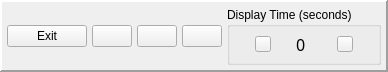
<?xml version="1.0" encoding="UTF-8"?>
<ui version="4.0">
 <class>SlideshowControlWidget</class>
 <widget class="QWidget" name="SlideshowControlWidget">
  <property name="geometry">
   <rect>
    <x>0</x>
    <y>0</y>
    <width>385</width>
    <height>72</height>
   </rect>
  </property>
  <property name="mouseTracking">
   <bool>true</bool>
  </property>
  <property name="windowTitle">
   <string>Form</string>
  </property>
  <layout class="QHBoxLayout" name="horizontalLayout">
   <property name="spacing">
    <number>0</number>
   </property>
   <property name="leftMargin">
    <number>0</number>
   </property>
   <property name="topMargin">
    <number>0</number>
   </property>
   <property name="rightMargin">
    <number>0</number>
   </property>
   <property name="bottomMargin">
    <number>0</number>
   </property>
   <item>
    <widget class="QFrame" name="frame">
     <property name="frameShape">
      <enum>QFrame::Panel</enum>
     </property>
     <property name="frameShadow">
      <enum>QFrame::Raised</enum>
     </property>
     <property name="lineWidth">
      <number>2</number>
     </property>
     <layout class="QHBoxLayout" name="horizontalLayout_3">
      <property name="spacing">
       <number>5</number>
      </property>
      <property name="leftMargin">
       <number>5</number>
      </property>
      <property name="topMargin">
       <number>5</number>
      </property>
      <property name="rightMargin">
       <number>5</number>
      </property>
      <property name="bottomMargin">
       <number>5</number>
      </property>
      <item>
       <widget class="QPushButton" name="btn_exit">
        <property name="maximumSize">
         <size>
          <width>86</width>
          <height>16777215</height>
         </size>
        </property>
        <property name="mouseTracking">
         <bool>true</bool>
        </property>
        <property name="text">
         <string>Exit</string>
        </property>
        <property name="icon">
         <iconset resource="../imagius.qrc">
          <normaloff>:/images/resources/images/exit.png</normaloff>:/images/resources/images/exit.png</iconset>
        </property>
        <property name="iconSize">
         <size>
          <width>32</width>
          <height>32</height>
         </size>
        </property>
       </widget>
      </item>
      <item>
       <widget class="QPushButton" name="btn_prev_slide">
        <property name="minimumSize">
         <size>
          <width>0</width>
          <height>0</height>
         </size>
        </property>
        <property name="maximumSize">
         <size>
          <width>48</width>
          <height>16777215</height>
         </size>
        </property>
        <property name="mouseTracking">
         <bool>true</bool>
        </property>
        <property name="text">
         <string/>
        </property>
        <property name="icon">
         <iconset resource="../imagius.qrc">
          <normaloff>:/images/resources/images/left.png</normaloff>:/images/resources/images/left.png</iconset>
        </property>
        <property name="iconSize">
         <size>
          <width>32</width>
          <height>32</height>
         </size>
        </property>
       </widget>
      </item>
      <item>
       <widget class="QPushButton" name="btn_start_slideshow">
        <property name="maximumSize">
         <size>
          <width>48</width>
          <height>16777215</height>
         </size>
        </property>
        <property name="mouseTracking">
         <bool>true</bool>
        </property>
        <property name="text">
         <string/>
        </property>
        <property name="icon">
         <iconset resource="../imagius.qrc">
          <normaloff>:/images/resources/images/play.png</normaloff>:/images/resources/images/play.png</iconset>
        </property>
        <property name="iconSize">
         <size>
          <width>32</width>
          <height>32</height>
         </size>
        </property>
       </widget>
      </item>
      <item>
       <widget class="QPushButton" name="btn_next_slide">
        <property name="maximumSize">
         <size>
          <width>48</width>
          <height>16777215</height>
         </size>
        </property>
        <property name="mouseTracking">
         <bool>true</bool>
        </property>
        <property name="text">
         <string/>
        </property>
        <property name="icon">
         <iconset resource="../imagius.qrc">
          <normaloff>:/images/resources/images/right.png</normaloff>:/images/resources/images/right.png</iconset>
        </property>
        <property name="iconSize">
         <size>
          <width>32</width>
          <height>32</height>
         </size>
        </property>
       </widget>
      </item>
      <item>
       <widget class="QGroupBox" name="groupBox">
        <property name="mouseTracking">
         <bool>true</bool>
        </property>
        <property name="title">
         <string>Display Time (seconds)</string>
        </property>
        <layout class="QHBoxLayout" name="horizontalLayout_2">
         <property name="spacing">
          <number>5</number>
         </property>
         <property name="leftMargin">
          <number>5</number>
         </property>
         <property name="topMargin">
          <number>5</number>
         </property>
         <property name="rightMargin">
          <number>5</number>
         </property>
         <property name="bottomMargin">
          <number>5</number>
         </property>
         <item>
          <widget class="QPushButton" name="btn_decre_interval">
           <property name="maximumSize">
            <size>
             <width>16</width>
             <height>16</height>
            </size>
           </property>
           <property name="mouseTracking">
            <bool>true</bool>
           </property>
           <property name="text">
            <string/>
           </property>
           <property name="icon">
            <iconset resource="../imagius.qrc">
             <normaloff>:/images/resources/images/minus.png</normaloff>:/images/resources/images/minus.png</iconset>
           </property>
          </widget>
         </item>
         <item>
          <widget class="QLabel" name="lbl_display_time">
           <property name="maximumSize">
            <size>
             <width>16</width>
             <height>16777215</height>
            </size>
           </property>
           <property name="font">
            <font>
             <family>Noto Sans</family>
             <pointsize>12</pointsize>
            </font>
           </property>
           <property name="mouseTracking">
            <bool>true</bool>
           </property>
           <property name="text">
            <string>0</string>
           </property>
          </widget>
         </item>
         <item>
          <widget class="QPushButton" name="btn_incre_interval">
           <property name="maximumSize">
            <size>
             <width>16</width>
             <height>16</height>
            </size>
           </property>
           <property name="mouseTracking">
            <bool>true</bool>
           </property>
           <property name="text">
            <string/>
           </property>
           <property name="icon">
            <iconset resource="../imagius.qrc">
             <normaloff>:/images/resources/images/plus.png</normaloff>:/images/resources/images/plus.png</iconset>
           </property>
          </widget>
         </item>
        </layout>
       </widget>
      </item>
     </layout>
    </widget>
   </item>
  </layout>
 </widget>
 <resources>
  <include location="../imagius.qrc"/>
 </resources>
 <connections/>
</ui>
